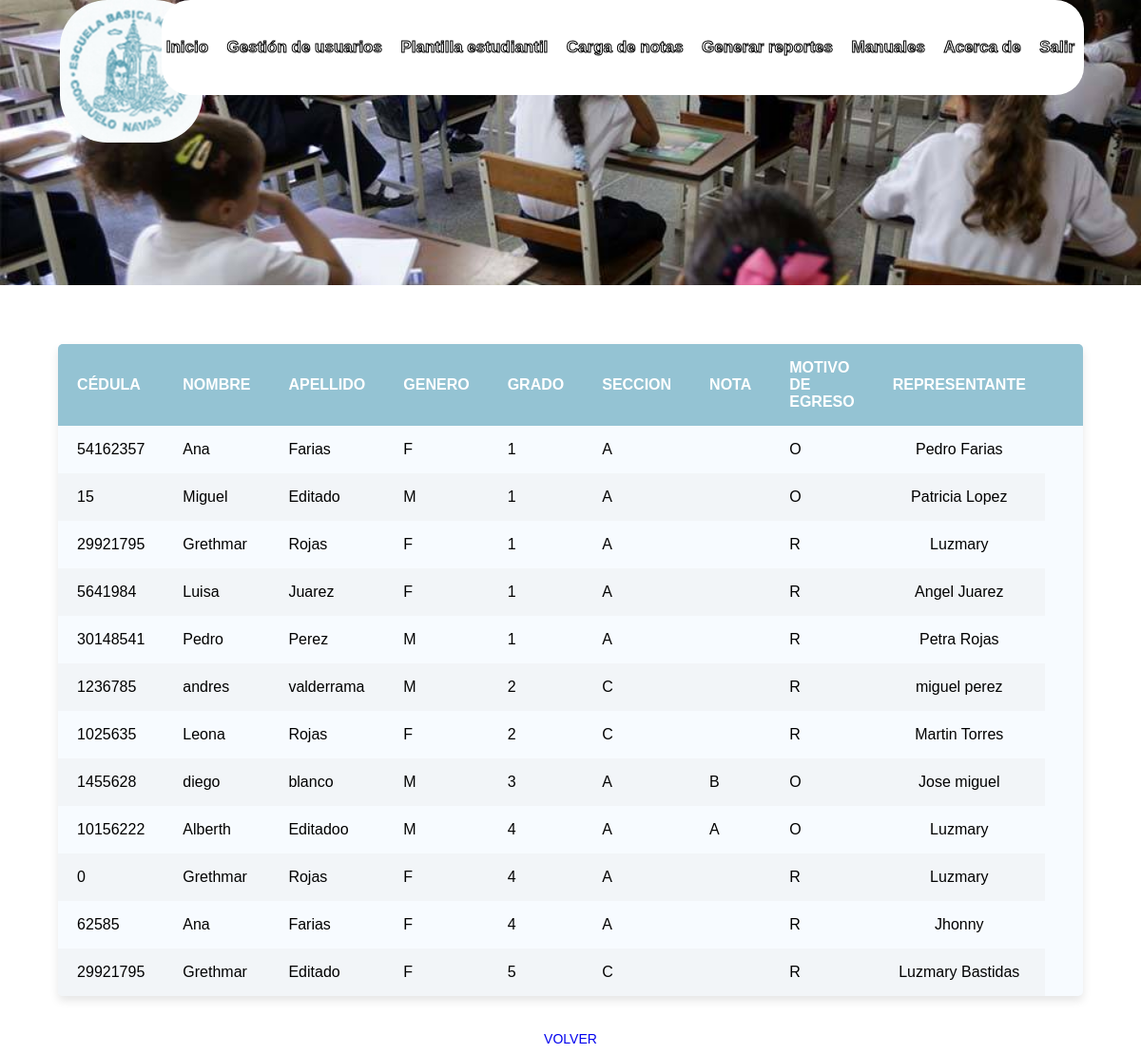
The app's page /SAN/index.php?action=VIS_egresos with its own data.
### tables this page shows
CREATE TABLE `egresos` (
  `id` int(25) NOT NULL,
  `nombre` varchar(20) NOT NULL,
  `apellido` varchar(20) NOT NULL,
  `genero` enum('M','F') NOT NULL,
  `grado` int(11) NOT NULL,
  `seccion` enum('A','B','C') NOT NULL,
  `nota` enum('A','B','C','D','E') DEFAULT NULL,
  `representante` varchar(60) NOT NULL,
  `motivo` text NOT NULL
);

### SAN/controllers/CON_template.php (called while the page is built, shortened)
<?php
Class ControllerTemplate{
	public static function ctrTraerplantilla(){
		include "views/template.php";
	}
}

### SAN/index.php (called while the page is built, shortened)
<?php
require_once "controllers/CON_template.php";
require_once "controllers/CON_form.php";
require_once "models/MOD_form.php";
$template = new ControllerTemplate();
$template -> ctrTraerPlantilla();

### SAN/controllers/CON_form.php (called while the page is built, shortened)
<?php
class ControladorFormularios{
        static public function ctrSeleccionarEgresos(){
            $tabla = "egresos";
            $respuesta = ModeloFormulario::mdlSeleccionarEgresos($tabla);
            return $respuesta;
        }
}

### SAN/models/MOD_conexion.php (called while the page is built)
<?php
class conexion{
    static public function conectar(){
        $link = new PDO("mysql:host=localhost;dbname=san", "root", "");
        $link->exec("set names utf8");
        return $link;
    }
}

### SAN/models/MOD_form.php (called while the page is built, shortened)
<?php
require_once "MOD_conexion.php";
class modeloformulario{
        static public function mdlSeleccionarEgresos($tabla){
        $stmt = conexion::conectar()->prepare("SELECT * FROM $tabla ORDER BY grado, motivo ASC");
        $stmt->execute();
        return $stmt -> fetchAll();
        }
}
?>

### SAN/views/modules/VIS_egresos.php (the view)
<?php
        $alumnos = ControladorFormularios::ctrSeleccionarEgresos();
?>
<br><br><br><br><br><br><br><br><br>
<center>
<div class="container-user">
<table class="table-user">
    <thead>
      <tr>
      	<th>Cédula</th>
        <th>Nombre</th>
        <th>Apellido</th>
        <th>Genero</th>
        <th>Grado</th>
        <th>Seccion</th>
        <th>Nota</th>
        <th>Motivo de egreso</th>
        <th>representante</th>
        <th></th>
      </tr>
    </thead>
	<tbody>
		<?php foreach ($alumnos as $key => $value): ?>
		<tr>
			<td><?php echo $value['id']; ?></td>
			<td><?php echo $value['nombre'];?></td>
			<td><?php echo $value['apellido'];?></td>
			<td><?php echo $value['genero'];?></td>
			<td><?php echo $value['grado'];?></td>
			<td><?php echo $value['seccion'];?></td>
			<td><?php echo $value['nota'];?></td>
			<td><?php echo $value['motivo'];?></td>
			<td><?php echo $value['representante'];?></td>
		</tr>
		 <?php endforeach ?>
	</tbody>
  </table>
  <br><br>
  <a class="btn btn-primary"  href="index.php?action=VIS_plantilla">Volver</a>
</div>
</center>

### SAN/views/template.php (shortened to what this page needs)
<!DOCTYPE html>
<html lang="es">
<head>
	<link rel="stylesheet" href="resources/css/css_san.css">
	<link rel="stylesheet" href="resources/css/c_plantilla.css">
	<link rel="stylesheet" href="resources/css/editar.css">
</head>
<body>
<header class="header">
		<div class="container">
		<div class="btn-menu">
		<div class="menu-logo"><img src="resources/img/colegio.jpeg" alt="Logo-colegio"></div>
		<nav>
				<a href="index.php?action=VIS_inicio">Inicio</a>
				<a href="index.php?action=VIS_usuarios">Gestión de usuarios</a>
					<a href="index.php?action=VIS_plantilla">Plantilla estudiantil</a>
					<a href="index.php?action=VIS_buscar_au">Carga de notas</a>
					<a href="index.php?action=VIS_gene">Generar reportes</a>
					<a href="index.php?action=VIS_manuales">Manuales</a>
					<a href="index.php?action=VIS_acerca">Acerca de</a>
					<a href="index.php?action=VIS_salir">Salir</a>
			</nav>
		</div>
		</div>
	</header>
<section>
<?php
			if (isset($_GET["action"])) {
				if($_GET["action"] == "VIS_inicio" || $_GET["action"] == "VIS_usuarios" || $_GET["action"] == "VIS_c_plantilla"
					|| $_GET["action"] == "VIS_secciones" || $_GET["action"] == "VIS_plantilla" || $_GET["action"] == "VIS_acerca"
					|| $_GET["action"] == "VIS_salir" || $_GET["action"] == "VIS_editar" || $_GET["action"] == "VIS_v_plantilla"
					|| $_GET["action"] == "VIS_editarestu" || $_GET["action"] == "VIS_desincestu"
					|| $_GET["action"] == "VIS_egresos" || $_GET["action"] == "VIS_c_nota" || $_GET["action"] == "VIS_buscar_au"
					|| $_GET["action"] == "VIS_cargarnota" || $_GET["action"] == "VIS_gene" || $_GET["action"] == "VIS_manuales"){
					include "modules/".$_GET["action"].".php";
				}else{
					include "modules/VIS_error.php";
				}
			}
?>
</section>
</body>
</html>

### SAN/resources/css/css_san.css (style rules this page uses)
* { margin: 0; padding: 0; box-sizing: border-box; font-family: 'Montserrat Alternates', sans-serif; }
body { background-color: #fff !important; background-size: 100vw auto; background-repeat: repeat-y; justify-content: center; min-height: 100vh; }
img { margin-left: 10%; width: 950px; height: 140px; }
a { text-decoration: none; }
.header { width: 100%; height: 300px; position: absolute; top: 0; left: 0; background-image: url('../img/educacion.jpg') !important; background-repeat: no-repeat; background-size: cover; background-position: center; }
.container { width: 90%; max-width: 1200px; margin: auto; }
.btn-menu { line-height: 100px; }
.menu-logo { float: left; }
.menu-logo img { width: 150px; height: 150px; border-radius: 50px; }
.btn-menu nav { float: right; background-color: #fff; border-radius: 30px; height: 100px; }
.btn-menu a { color: #fff; -webkit-text-stroke-width: 1px; -webkit-text-stroke-color: #000; font-size: 15px; cursor: pointer; display: inline-block; padding: 5px; line-height: normal; text-decoration: none; transition: all 0.3s ease; border-bottom: 2px solid transparent; font-size: 17px; font-weight: bold; margin-right: 5px; }
.menu-logo { float: left; width: 25px; height: 25px; }
table { background:#fff; border-radius: 5px; }
* { padding: 0; margin: 0; box-sizing: border-box; }
.table-user { font-size: 16px; width: 100%; max-width: 800px; margin: 0 auto; margin-top: 200px; border-collapse: collapse; border-radius: 5px; overflow: hidden; box-shadow: 0 5px 10px rgba(0, 0, 0, 0.1); background-color: #F7FBFF; }
.table-user th, .table-user td { padding: 16px 20px; text-align: left; }
.table-user th { background-color: #94c3d3; color: #FFF; text-transform: uppercase; }
.table-user tbody tr:nth-child(even) { background-color: #F2F5F8; }
.table-user tbody td:last-child { text-align: center; }
.btn { border: none; border-radius: 3px; padding: 8px 16px; font-size: 14px; font-weight: 500; text-transform: uppercase; cursor: pointer; transition: all 0.3s ease; }
.container-user { margin-top: 150px; }

### SAN/resources/css/editar.css (style rules this page uses)
.btn-primary { margin-bottom: 70px; max-width: 200px; margin: 20px auto; }

### records on screen
egresos: id "54162357", nombre "Ana", apellido "Farias", genero "F", grado "1", seccion "A", motivo "O", representante "Pedro Farias"
egresos: id "15", nombre "Miguel", apellido "Editado", genero "M", grado "1", seccion "A", motivo "O", representante "Patricia Lopez"
egresos: id "29921795", nombre "Grethmar", apellido "Rojas", genero "F", grado "1", seccion "A", motivo "R", representante "Luzmary"
egresos: id "5641984", nombre "Luisa", apellido "Juarez", genero "F", grado "1", seccion "A", motivo "R", representante "Angel Juarez"
egresos: id "30148541", nombre "Pedro", apellido "Perez", genero "M", grado "1", seccion "A", motivo "R", representante "Petra Rojas"
egresos: id "1236785", nombre "andres", apellido "valderrama", genero "M", grado "2", seccion "C", motivo "R", representante "miguel perez"
egresos: id "1025635", nombre "Leona", apellido "Rojas", genero "F", grado "2", seccion "C", motivo "R", representante "Martin Torres"
egresos: id "1455628", nombre "diego", apellido "blanco", genero "M", grado "3", seccion "A", nota "B", motivo "O", representante "Jose miguel"
egresos: id "10156222", nombre "Alberth", apellido "Editadoo", genero "M", grado "4", seccion "A", nota "A", motivo "O", representante "Luzmary"
egresos: id "0", nombre "Grethmar", apellido "Rojas", genero "F", grado "4", seccion "A", motivo "R", representante "Luzmary"
egresos: id "62585", nombre "Ana", apellido "Farias", genero "F", grado "4", seccion "A", motivo "R", representante "Jhonny"
egresos: id "29921795", nombre "Grethmar", apellido "Editado", genero "F", grado "5", seccion "C", motivo "R", representante "Luzmary Bastidas"
